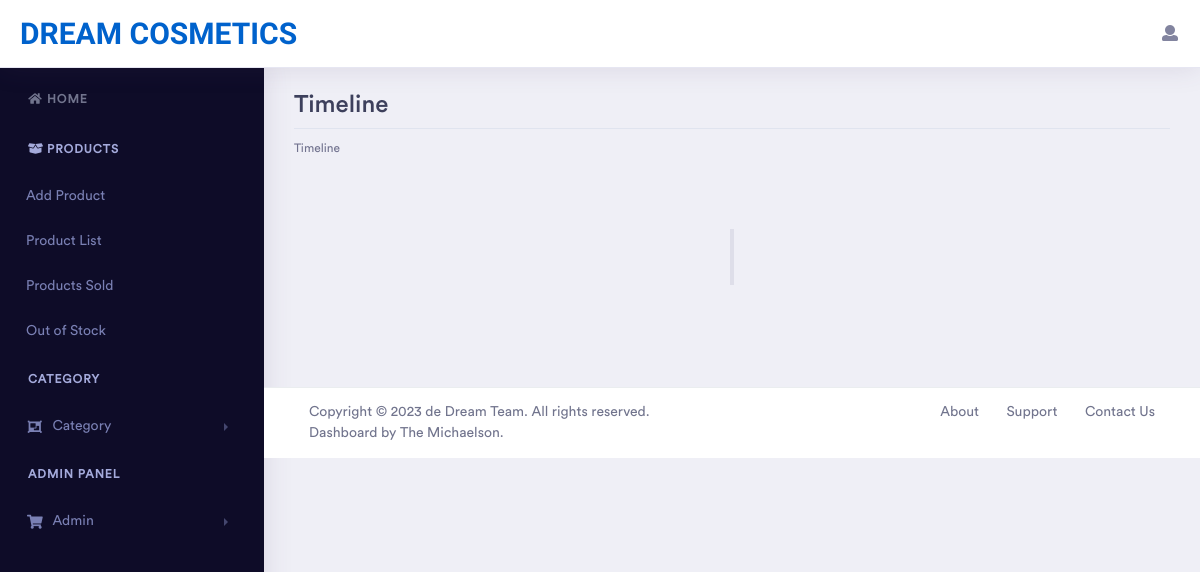
The page /timeline (signed in) on the database as committed earlier.
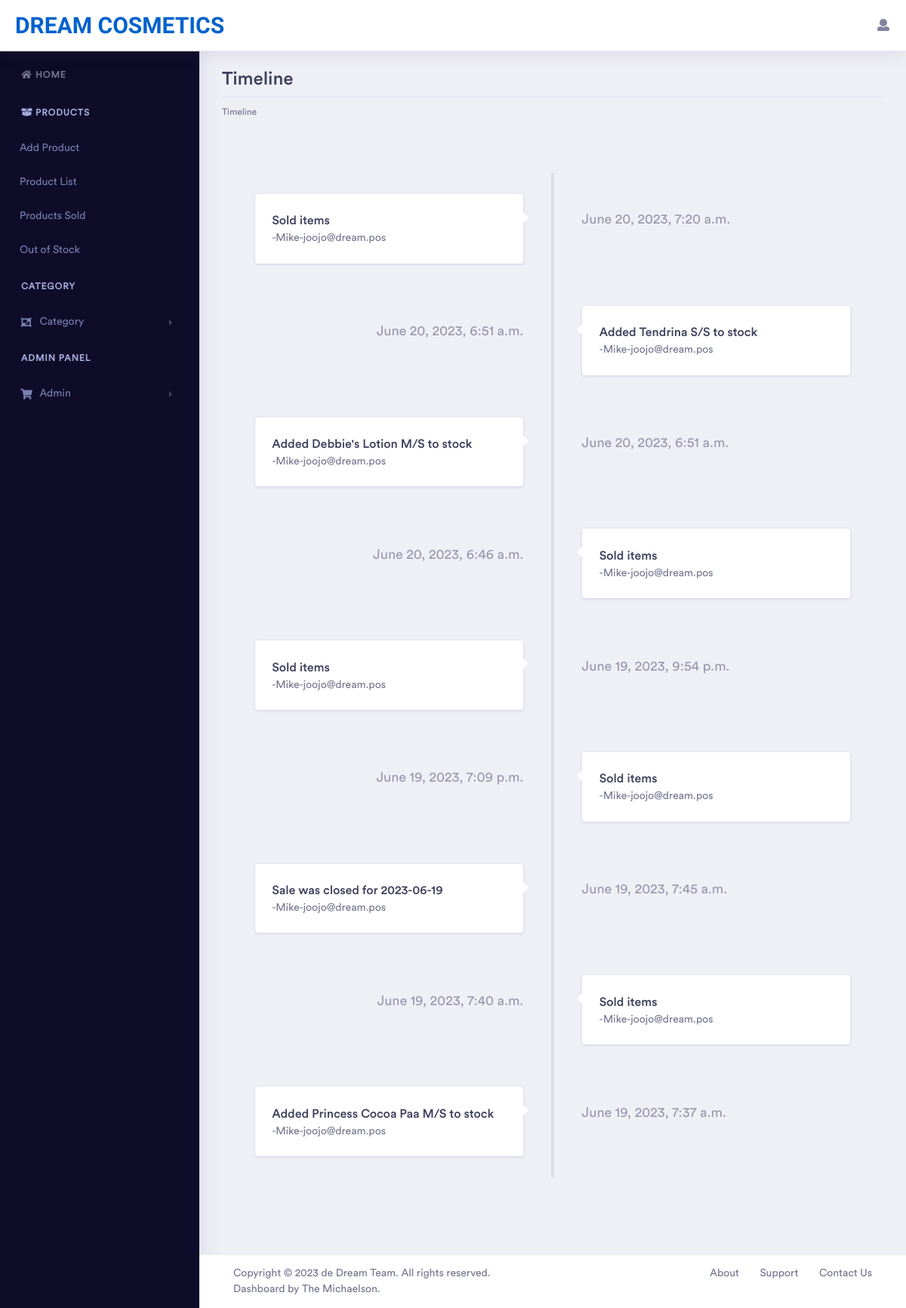
The same page on the database as committed later.
### pos_app/models.py (models this page shows)
class StoreInfo(models.Model):
    name = models.CharField(max_length=200, null=False, blank=False)
    domain = models.CharField(max_length=200, null=False, blank=False)
    code = models.PositiveIntegerField(null=False, blank=False)

class Timeline(models.Model):
    user = models.ForeignKey(CustomUser, on_delete=models.CASCADE)
    domain = models.CharField(max_length=200, null=False, blank=False)
    activity = models.CharField(max_length=500, null=False, blank=False)
    time = models.DateTimeField(auto_now_add=True)

class CustomUser(AbstractUser):
    first_name = models.CharField(max_length=200, blank=False, null=False)
    last_name = models.CharField(max_length=200, blank=False, null=False)
    username = models.CharField(max_length=200, null=False, blank=False, unique=True)
    domain = models.CharField(max_length=100, null=False, blank=False)
    email = models.EmailField(null=True, blank=True)
    choices = (
        ("Sales Personnel", "Sales Personnel"),
        ("Admin", "Admin")
    )
    role = models.CharField(max_length=200, null=False, blank=False, choices=choices, default="Sales Personnel")
    phone_number = models.PositiveBigIntegerField(blank=True, null=True)
    password1 = models.CharField(max_length=100, null=False, blank=False)
    password2 = models.CharField(max_length=100, null=False, blank=False)
    def __str__(self):
        return self.first_name + "-" + self.username

### pos_app/views.py (the view)
# urls.py: path('timeline', views.timeline, name='timeline'),
def timeline(request):
    user = models.CustomUser.objects.get(id=request.user.id)
    shop = models.StoreInfo.objects.get(domain=user.domain)
    timeline_items = models.Timeline.objects.filter(domain=shop.domain).order_by('time').reverse()
    context = {
        'shop_name': shop.name,
        'timelines': timeline_items
    }
    return render(request, "layouts/timeline.html", context=context)

### pos_app/templates/layouts/timeline.html
{% extends 'base.html' %}
    {% block content %}
    <div class="dashboard-main-wrapper">
        {% include 'inc/header.html' %}
        {% include 'inc/sidenav.html' %}
        <div class="dashboard-wrapper">
            <div class="container-fluid dashboard-content">
                    <div class="row">
                        <div class="col-xl-12 col-lg-12 col-md-12 col-sm-12 col-12">
                            <div class="page-header">
                           <h2 class="pageheader-title">Timeline </h2>
                            <div class="page-breadcrumb">
                                <nav aria-label="breadcrumb">
                                    <ol class="breadcrumb">
                                        <li class="breadcrumb-item active" aria-current="page">Timeline</li>
                                      </ol>
                                    </nav>
                                </div>
                            </div>
                        </div>
                    </div>
                    <section class="cd-timeline js-cd-timeline">
                        <div class="cd-timeline__container">
                            {% for timeline in timelines %}
                            <div class="cd-timeline__block js-cd-block">
                                <div class="cd-timeline__content js-cd-content">
                                    <h4 class="mb-0">{{ timeline.activity }}</h4>
                                    <span>-{{ timeline.user }}</span>
                                    <span class="cd-timeline__date">{{ timeline.time }}</span>
                                </div>
                            </div>
                            {% endfor %}
                        </div>
                    </section>
            </div>
        <div class="footer">
            <div class="container-fluid">
                <div class="row">
                    <div class="col-xl-6 col-lg-6 col-md-12 col-sm-12 col-12">
                        Copyright © 2023 de Dream Team. All rights reserved. Dashboard by <a href="#">The Michaelson</a>.
                    </div>
                    <div class="col-xl-6 col-lg-6 col-md-12 col-sm-12 col-12">
                        <div class="text-md-right footer-links d-none d-sm-block">
                            <a href="javascript: void(0);">About</a>
                            <a href="javascript: void(0);">Support</a>
                            <a href="javascript: void(0);">Contact Us</a>
                        </div>
                    </div>
                </div>
            </div>
        </div>
        </div>
    </div>
  {% endblock %}

### pos_app/templates/base.html (shortened to what this page needs)
<!doctype html>
{% load static %}
<html lang="en">
<head>
    <link rel="stylesheet" href="{% static 'assets/vendor/bootstrap/css/bootstrap.min.css' %}">
    <link href="{% static 'assets/vendor/fonts/circular-std/style.css' %}" rel="stylesheet">
    <link rel="stylesheet" href="{% static 'assets/libs/css/style.css' %}">
    <link rel="stylesheet" href="{% static 'assets/vendor/fonts/fontawesome/css/fontawesome-all.css' %}">
    <link rel="stylesheet" href="{% static 'assets/vendor/charts/chartist-bundle/chartist.css' %}">
    <link rel="stylesheet" href="{% static 'assets/vendor/charts/morris-bundle/morris.css' %}">
    <link rel="stylesheet" href="{% static 'assets/vendor/fonts/material-design-iconic-font/css/materialdesignicons.min.css' %}">
    <link rel="stylesheet" href="{% static 'assets/vendor/charts/c3charts/c3.css' %}">
    <link rel="stylesheet" href="https://cdn.datatables.net/1.13.4/css/jquery.dataTables.css" />
    <link rel="stylesheet" href="{% static 'assets/vendor/fonts/flag-icon-css/flag-icon.min.css' %}">
</head>
<body>
    {% block content %}
    {% endblock %}
</body>
</html>

### pos_app/templates/inc/header.html (shortened to what this page needs)
{% load static %}
<div class="dashboard-header">
            <nav class="navbar navbar-expand-lg bg-white fixed-top">
                <a style="font-family: 'Diphylleia', serif;" class="navbar-brand text-primary" href="{% url 'home' %}">{{ shop_name }}</a>
                <div class="collapse navbar-collapse " id="navbarSupportedContent">
                    <ul class="navbar-nav ml-auto navbar-right-top">
                        <li class="nav-item dropdown nav-user">
                            <a class="nav-link nav-user-img" href="#" id="navbarDropdownMenuLink2" data-toggle="dropdown" aria-haspopup="true" aria-expanded="false"><i class="fa fa-fw fa-user"></i></a>
                        </li>
                    </ul>
                </div>
            </nav>
        </div>

### pos_app/templates/inc/sidenav.html (shortened to what this page needs)
<div class="nav-left-sidebar sidebar-dark">
            <div class="menu-list">
                <nav class="navbar navbar-expand-lg navbar-light">
                    <div class="collapse navbar-collapse" id="navbarNav">
                        <ul class="navbar-nav flex-column">
                            <li class="nav-divider">
                                <a href="{% url 'home' %}"><i class="fa fa-fw fa-home"></i> Home</a>
                            </li>
                            <li class="nav-divider">
                               <i class="fa fa-fw fa-box-open"></i> Products
                            </li>
                            <li class="nav-item ">
                                <ul class="nav flex-column">
                                    <li class="nav-item">
                                        <div id="submenu-1-2" class="" style="">
                                            <ul class="nav flex-column">
                                                <li class="nav-item">
                                                    <a class="nav-link" href="{% url 'add_product' %}">Add Product</a>
                                                </li>
                                                <li class="nav-item">
                                                    <a class="nav-link" href="{% url 'product_list' %}">Product List</a>
                                                </li>
                                                <li class="nav-item">
                                                    <a class="nav-link" href="{% url 'sales_for_the_day' %}">Products Sold</a>
                                                </li>
                                                <li class="nav-item">
                                                    <a class="nav-link" href="{% url 'out_of_stock' %}">Out of Stock</a>
                                                </li>
                                            </ul>
                                        </div>
                                    </li>
                                </ul>
                            </li>
                            <li class="nav-divider">
                                Category
                            </li>
                            <li class="nav-item">
                                <a class="nav-link" href="#" data-toggle="collapse" aria-expanded="false" data-target="#submenu-6" aria-controls="submenu-6"><i class="fas fa-fw fa-object-group"></i> Category </a>
                            </li>
                            <li class="nav-divider">
                                Admin Panel
                            </li>
                            <li class="nav-item">
                                <a class="nav-link" href="#" data-toggle="collapse" aria-expanded="false" data-target="#submenu-7" aria-controls="submenu-6"><i class="fas fa-fw fa-shopping-cart"></i>Admin </a>
                            </li>
                        </ul>
                    </div>
                </nav>
            </div>
        </div>

Rows that differ between the two databases and show on the page:
added Timeline: activity "Sold items", user "Mike-joojo@dream.pos", time "June 20, 2023, 7:20 a.m."
added Timeline: activity "Added Tendrina S/S to stock", user "Mike-joojo@dream.pos", time "June 20, 2023, 6:51 a.m."
added Timeline: activity "Added Debbie's Lotion M/S to stock", user "Mike-joojo@dream.pos", time "June 20, 2023, 6:51 a.m."
added Timeline: activity "Sold items", user "Mike-joojo@dream.pos", time "June 20, 2023, 6:46 a.m."
added Timeline: activity "Sold items", user "Mike-joojo@dream.pos", time "June 19, 2023, 9:54 p.m."
added Timeline: activity "Sold items", user "Mike-joojo@dream.pos", time "June 19, 2023, 7:09 p.m."
added Timeline: activity "Sale was closed for 2023-06-19", user "Mike-joojo@dream.pos", time "June 19, 2023, 7:45 a.m."
added Timeline: activity "Sold items", user "Mike-joojo@dream.pos", time "June 19, 2023, 7:40 a.m."
added Timeline: activity "Added Princess Cocoa Paa M/S to stock", user "Mike-joojo@dream.pos", time "June 19, 2023, 7:37 a.m."
